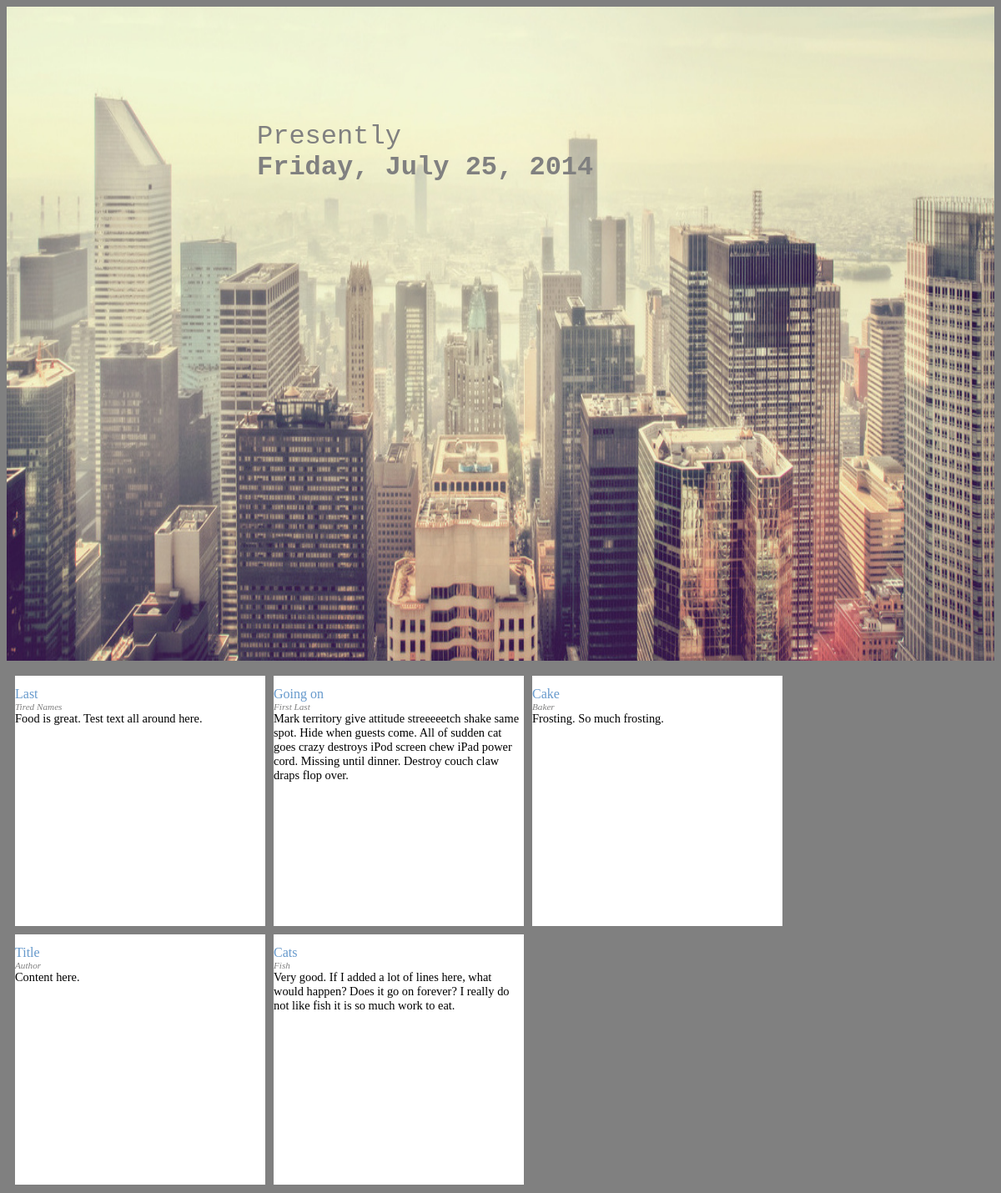
The page / on the database its author committed.
### tables this page shows
CREATE TABLE `articles` (
  `ID` int(11) NOT NULL AUTO_INCREMENT,
  `title` varchar(255) DEFAULT NULL,
  `body` longtext,
  `author_id` int(11) DEFAULT NULL,
  PRIMARY KEY (`ID`)
);

CREATE TABLE `authors` (
  `ID` int(11) NOT NULL AUTO_INCREMENT,
  `name` varchar(255) DEFAULT NULL,
  `email` varchar(255) DEFAULT NULL,
  PRIMARY KEY (`ID`)
);

### index.php (the view, shortened to what this page needs)
<html>
<head>
  <link rel="stylesheet" href="style.css"/>
</head>
<body>
  <div id="container">
    <div id="top">
    <div id="overlay">
      <img class="bg" alt="" src="city.jpg" />
    </div>
    <div id="about">
      <h2> Presently </h2>
      <?php
        echo date('l, F d, Y') . '<br /></div>';
      ?>
    </div>
    </div>
    <br />
    <div id="posts-container" class="top">
    <?php
      $mysqli = new mysqli("127.0.0.1", "root", "test54321", "kathy_blog");
      function get_author($mysqli, $id) {
        $author_info = array();
        $query = "SELECT name, email FROM authors WHERE ID=" . $id;
        if ($stmt = $mysqli->prepare($query)) {
          $stmt->execute();
          $stmt->store_result();
          $stmt->bind_result($n, $e);
          $author_info['name'] = $n;
          $author_info['email'] = $e;
        }
        return $author_info;
      }
      function get_db($mysqli) {
        $query = "SELECT title, author_id, body, ID FROM articles ORDER BY ID DESC";
        if ($stmt = $mysqli->prepare($query)) {
          $stmt->execute();
          $stmt->store_result();
          $stmt->bind_result($a, $b, $c, $d);
          while ($stmt->fetch()) {
            $author_info = get_author($mysqli, $b);
            echo '<article id="' .$d .'" class="entry"><span class="title">';
            echo '<h2><a href="article.php?id=' . $d . '">';
            echo $a . '</a></h2></span><span class="author">';
            echo $author_info['name'];
            echo '</span><br /><span class="body">' . $c;
            echo '</span></article>';
          }
       }
      }
      get_db($mysqli);
    ?>
    </div>
</body>
</html>

### style.css (style rules this page uses)
body { background-color: gray; }
h2 { margin-bottom: 0; font-weight: normal; font-size: 100%; }
#top { position: relative; }
#overlay { position: relative; z-index: -1; width: 100%; height: 100%; left: 0px; top: 0px; }
.bg { width: 100%; height: 100%; }
#about { position: absolute; margin: auto; top: 110px; left: 300px; font-family: 'Courier New'; font-weight: bold; color: gray; font-size: 200%; z-index: 2; }
#posts-container { position: relative; font-family: 'Georgia'; z-index: 2; }
.entry { margin-left: 10px; margin-bottom: 10px; float: left; background-color: white; width: 300px; height: 300px; }
.author { color: gray; font-style: italic; font-size: 70%; }
.body { font-size: 90%; }
a { position: relative; z-index: 2; }
a:link { color: #6699CC; text-decoration: none; }

### rows shown on the page
articles: title "Last", author.name "Tired Names", body "Food is great. Test text all around here."
articles: title "Going on", author.name "First Last", body "Mark territory give attitude streeeeetch shake same spot. Hide when guests come. All of sudden cat goes crazy destroys iPod screen chew iPad power cord. Missing until dinner. Destroy couch claw draps flop over."
articles: title "Cake", name "Baker", body "Frosting. So much frosting."
articles: title "Title", author.name "Author", body "Content here."
articles: title "Cats", author.name "Fish", body "Very good. If I added a lot of lines here, what would happen? Does it go on forever? I really do not like fish it is so much work to eat."
